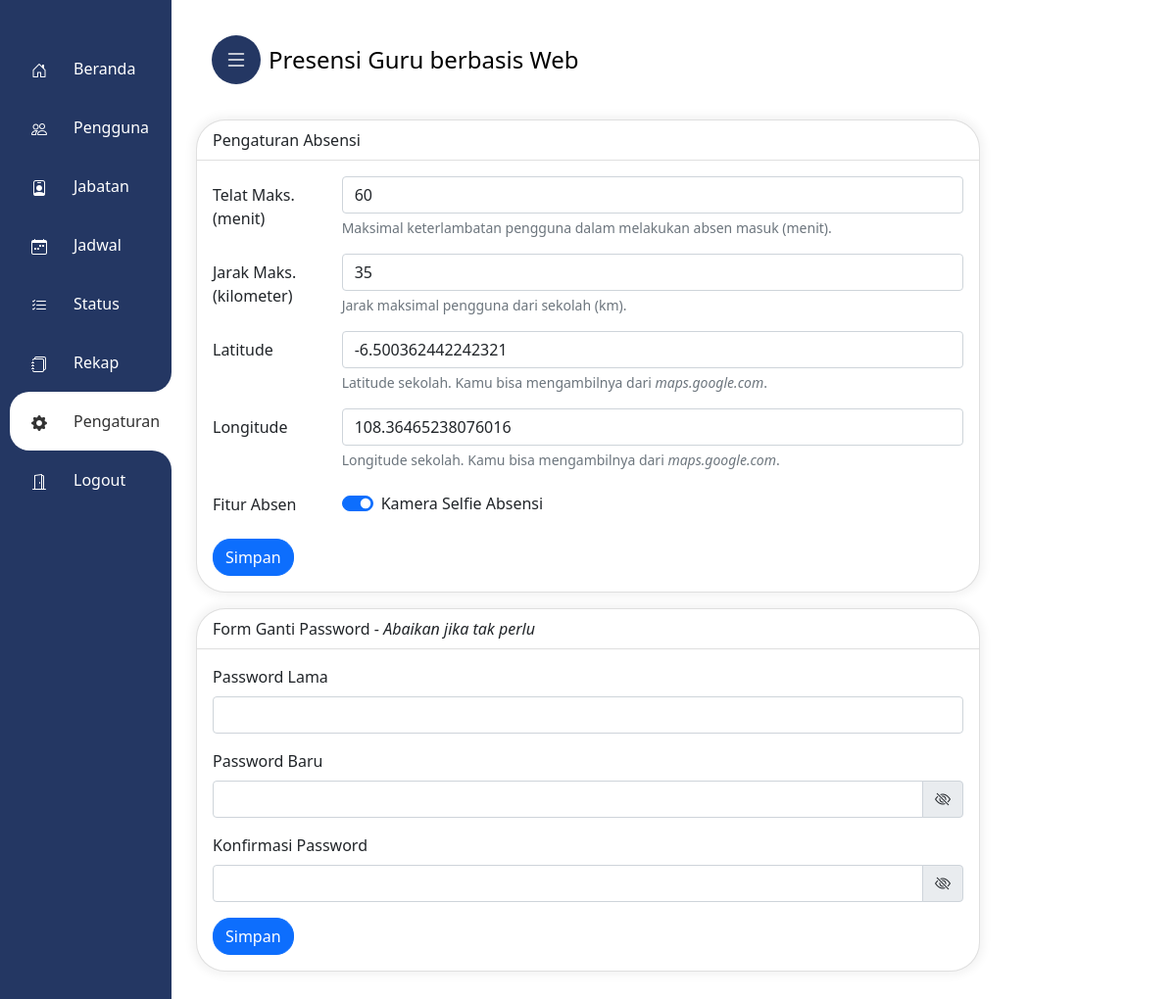
The app's page /admin/pengaturan.php (signed in) with its own data.
### tables this page shows
CREATE TABLE `pengaturan` (
  `id_pengaturan` int(11) NOT NULL,
  `batas_telat` int(11) NOT NULL,
  `jarak` int(11) NOT NULL,
  `latitude` varchar(255) NOT NULL,
  `longitude` varchar(255) NOT NULL,
  `fitur_foto` int(11) NOT NULL
);

### admin/pengaturan.php (the view, shortened to what this page needs)
<?php
include_once 'main-admin.php';
$sql = "SELECT * FROM pengaturan";
$stmt = $conn->query($sql);
$result = $stmt->fetch(PDO::FETCH_ASSOC);
$batas_telat = $result['batas_telat'];
$jarak = $result['jarak'];
$latitude = $result['latitude'];
$longitude = $result['longitude'];
$fitur_foto = $result['fitur_foto'];
$isFitur_foto = $fitur_foto == 1 ? 'checked' : '';
    ?>
<!DOCTYPE html>
<html lang="en">
<head>
    <link href="https://cdn.jsdelivr.net/npm/bootstrap@5.0.0-beta2/dist/css/bootstrap.min.css" rel="stylesheet"
>
</head>
<body>
    <div class="mx-auto">
        <div class="card mb-3">
            <div class="card-header">
                Pengaturan Absensi
            </div>
            <div class="card-body">
                <form action="" method="POST">
                    <div class="mb-3 row">
                        <label for="batas_telat" class="col-sm-2 col-form-label">Telat Maks. (menit)</label>
                        <div class="col-sm-10">
                            <input type="number" class="form-control" id="batas_telat" name="batas_telat"
                                value="<?php echo $batas_telat ?>">
                            <div class="form-text">Maksimal keterlambatan pengguna dalam melakukan absen masuk (menit).
                            </div>
                        </div>
                    </div>
                    <div class="mb-3 row">
                        <label for="jarak" class="col-sm-2 col-form-label">Jarak Maks. (kilometer)</label>
                        <div class="col-sm-10">
                            <input type="number" class="form-control" id="jarak" name="jarak"
                                value="<?php echo $jarak ?>">
                            <div class="form-text">Jarak maksimal pengguna dari sekolah (km).</div>
                        </div>
                    </div>
                    <div class="mb-3 row">
                        <label for="latitude" class="col-sm-2 col-form-label">Latitude</label>
                        <div class="col-sm-10">
                            <input type="text" class="form-control" id="latitude" name="latitude"
                                value="<?php echo $latitude ?>" required>
                            <div class="form-text">Latitude sekolah. Kamu bisa mengambilnya dari <i>maps.google.com</i>.
                            </div>
                        </div>
                    </div>
                    <div class="mb-3 row">
                        <label for="longitude" class="col-sm-2 col-form-label">Longitude</label>
                        <div class="col-sm-10">
                            <input type="text" class="form-control" id="longitude" name="longitude"
                                value="<?php echo $longitude ?>" required>
                            <div class="form-text">Longitude sekolah. Kamu bisa mengambilnya dari
                                <i>maps.google.com</i>.
                            </div>
                        </div>
                    </div>
                    <div class="mb-3 row">
                        <label class="col-sm-2 col-form-label">Fitur Absen</label>
                        <div class="col-sm-10 d-flex align-items-center">
                            <div class="form-check form-switch">
                                <input class="form-check-input" type="checkbox" role="switch"
                                    id="switch_foto" name="fitur_foto" <?php echo $isFitur_foto; ?>>
                                <label class="form-check-label" for="switch_foto">Kamera Selfie Absensi</label>
                            </div>
                        </div>
                    </div>
                    <div class="col-12">
                        <input type="submit" name="simpan" value="Simpan" class="btn btn-primary" />
                    </div>
                </form>
            </div>
        </div>
        <div class="card" style="margin-bottom:50px">
            <div class="card-header" style="background:none">
                Form Ganti Password - <i>Abaikan jika tak perlu</i>
            </div>
            <div class="card-body">
                <form method="POST" action="">
                    <div class="mb-3">
                        <label for="exampleInputEmail1" class="form-label">Password Lama</label>
                        <input class="form-control" type="password" name="oldpassword" required>
                    </div>
                    <div>
                        <label class="form-label">Password Baru</label>
                    </div>
                    <div class="input-group mb-3">
                        <input class="form-control" type="password" name="newpassword" id="password-input" required>
                        <span class="input-group-text" onclick="togglePb()"><i id="eye-icon"
                                class="bi bi-eye-slash"></i></span>
                    </div>
                    <div>
                        <label class="form-label">Konfirmasi Password</label>
                    </div>
                    <div class="input-group mb-3">
                        <input class="form-control" type="password" name="confirmpassword" id="confirm-password-input"
                            required>
                        <span class="input-group-text" onclick="toggleCp()"><i id="eye-icon2"
                                class="bi bi-eye-slash"></i></span>
                    </div>
                    <div class="col-12">
                        <input type="submit" name="submit" value="Simpan" class="btn btn-primary" />
                    </div>
                </form>
            </div>
        </div>
    </div>
</body>
</html>

### admin/style.css (style rules this page uses)
.card { box-shadow: 0px 0px 10px 4px rgba(0, 0, 0, 0.05);border:none;border-radius: 30px; }
.bi { vertical-align: -.125em;pointer-events: none;fill: currentColor; }
@media only screen and (min-width: 576px) { .mx-auto { margin-top:20px } }

### admin/main-admin.php (style rules this page uses)
.btn { border-radius:18px !important; }
.card, .modal-content { border:0;border-radius: 30px !important; }
.card-header { background:none !important }

### admin/pengaturan.php (style rules this page uses)
.mx-auto { width: 800px }
.card { margin-top: 10px; }

### records on screen
pengaturan: batas_telat "60", jarak "35", latitude "-6.500362442242321", longitude "108.36465238076016"
